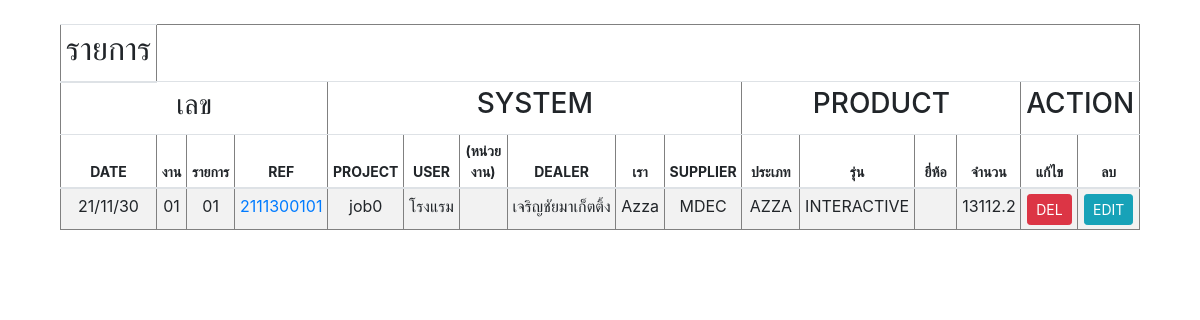
Before: /customer/customer_show.php with the older database file.
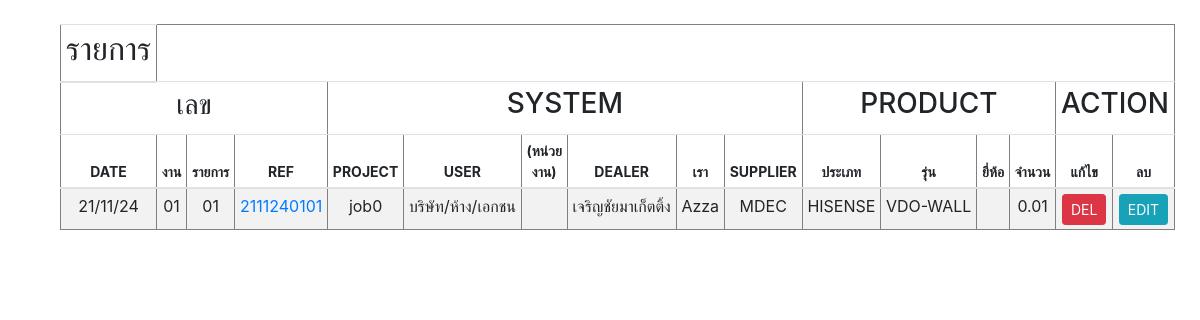
After: the same page with the newer database file.
### tables this page shows
CREATE TABLE `customer` (
  `REF_NO` varchar(255) NOT NULL,
  `CUSTOMER_ID` int(10) NOT NULL,
  `CREATE_DATE` varchar(255) NOT NULL,
  `TIME` varchar(255) NOT NULL,
  `AMOUNT` float NOT NULL,
  `PROJECT` varchar(255) NOT NULL,
  `EQUIPMENT` varchar(255) NOT NULL,
  `USER` varchar(255) NOT NULL,
  `UNIT` varchar(255) DEFAULT NULL,
  `BRANDNAME` varchar(255) NOT NULL,
  `SERIES` varchar(255) NOT NULL,
  `LOGO` varchar(255) DEFAULT NULL,
  `PROVINCE` varchar(255) NOT NULL,
  `DISTRICT` varchar(255) NOT NULL,
  `SUBDISTRICT` varchar(255) NOT NULL,
  `ZIPCODE` varchar(5) NOT NULL,
  `CONTACT` varchar(255) NOT NULL,
  `DEPARTMENT` varchar(255) NOT NULL,
  `NAME` varchar(255) NOT NULL,
  `PHONE` varchar(255) NOT NULL,
  `EMAIL` varchar(255) NOT NULL,
  `DEALER` varchar(255) NOT NULL,
  `WE` varchar(255) NOT NULL DEFAULT 'Azza',
  `SUPPLIER` varchar(255) NOT NULL
);

### customer/customer_show.php (the view, shortened to what this page needs)
<?php
$conn=new Databases;
$conn = $conn->__construct();
$query = "SELECT * FROM customer";
$result = mysqli_query($conn, $query);
$idx=00;
?>
<!DOCTYPE html PUBLIC "-//W3C//DTD XHTML 1.0 Transitional//EN" "http://www.w3.org/TR/xhtml1/DTD/xhtml1-transitional.dtd">
<html xmlns="http://www.w3.org/1999/xhtml">
<head>
<link rel="stylesheet" href="https://cdn.jsdelivr.net/npm/bootstrap@4.6.0/dist/css/bootstrap.min.css">
    <link href="https://unpkg.com/gijgo@1.9.13/css/gijgo.min.css" rel="stylesheet" type="text/css" />
</head>
<body>
<br>
<table border='1' style="width:90%; margin-left:5%" class="table table-striped table-sm">
  <thead align="center" style="font-size:14px;">
   <tr align="center">
        <th><h2>รายการ</h2></th>
    </tr>
    <tr>
        <td colspan="4"><h3>เลข</h3></td>
        <td colspan="6"><h3>SYSTEM</h3></td>
        <td colspan="4"><h3>PRODUCT</h3></td>
        <td colspan="2"><h3>ACTION</h3></td>
    </tr>
    <tr>
        <th>DATE</th>
        <th>งาน</th>
        <th>รายการ</th>
        <th>REF</th>
        	<th>PROJECT</th>
        	<th>USER</th>
            <th>(หน่วยงาน)</th>
        	<th>DEALER</th>
        	<th>เรา</th>
     		<th>SUPPLIER</th>
        <th>ประเภท</th>
        <th>รุ่น</th>
        <th>ยี่ห้อ</th>
        <th>จำนวน</th>
     		<th>แก้ไข</th>
            <th>ลบ</th>
     </tr>
  </thead>
  <tbody>
      <?php
		while($row = mysqli_fetch_array($result))
		{$idx=$idx+1;
		?>
		<tr id=<?php echo $row["CUSTOMER_ID"];?>>
        <td width="2%" align="center"><nobr><?php echo $row['CREATE_DATE'];?></nobr></td>
    	<td width="2%" align="center"><nobr><?php echo sprintf("%02d",$row['CUSTOMER_ID']); ?></a></nobr></td>
    	<td width="3%" align="center"><nobr><?php echo sprintf("%02d",$row['CUSTOMER_ID']); ?></nobr></td>
    	<td width="3%" align="center"><nobr><a href="customer_show_user.php?ID=<?=$row['CUSTOMER_ID'];?>"><?php echo $row['REF_NO'].sprintf("%02d",$row['CUSTOMER_ID']).sprintf("%02d",$row['CUSTOMER_ID']);?></a></nobr></td>
    	<td width="5%" align="center"><nobr><?php echo $row['PROJECT']; ?></nobr></td>
    	<td width="5%" align="left"><nobr><?php echo $row['USER']; ?></nobr></td>
        <td width="5%" align="left"><nobr><?php echo $row['UNIT']; ?></nobr></td>
        <td width="5%" align="left"><nobr><?php echo $row['DEALER']; ?></nobr></td>
        <td width="4%" align="left"><nobr><?php echo $row['WE'] ;?></nobr></td>
        <td width="6%" align="center"><nobr><?php echo $row['SUPPLIER'] ;?></nobr></td>
        <td width="7%" align="center"><nobr><?php echo $row['BRANDNAME'];?></nobr></td>
        <td width="7%" align="center"><nobr><?php echo $row['SERIES'];?></nobr></td>
        <td width="7%" align="center"><nobr><?php echo $row['LOGO'];?></nobr></td>
        <td width="5%" align="center"><nobr><?php echo $row["AMOUNT"]; ?></nobr></td>
        <td width="4%" align="center"><button class="btn btn-danger btn-sm" id="dels" name="dels" onclick="dels(<?php echo $row["CUSTOMER_ID"];?>)" >DEL</button></td>
        <td width="4%" align="center" ><button class="btn btn-info btn-sm" id="edits" name="edits" onclick="edits(<?php echo $row["CUSTOMER_ID"];?>)" >EDIT</button></td>
		</tr>
        <?php
		}
?>
   </tbody>
</table>
</body>
</body>
</html>

Changed rows visible on the page:
changed customer "job0": CREATE_DATE "21/11/30" → "21/11/24"; REF_NO "211130" → "211124"; USER "โรงแรม" → "บริษัท/ห้าง/เอกชน"; BRANDNAME "AZZA" → "HISENSE"; SERIES "INTERACTIVE" → "VDO-WALL"; AMOUNT "13112.2" → "0.01"
